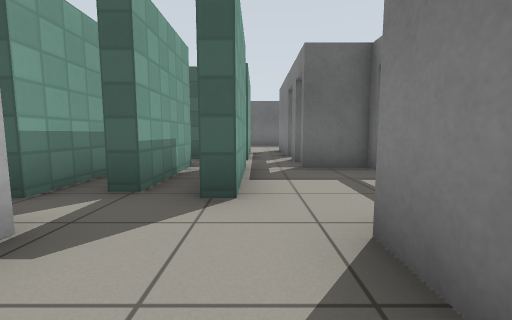
View 1 (above)

21 first-person views from a walk through a world built for the Gazebo simulator. The camera is 0.72 m above the floor, tilts 6° down and sees 90° across. The floor is counted in squares, 1 m on a side. Each view is taken from the middle of a square. On the plan, view 1 faces up. The plan holds only what a view shows up to about 9 squares ahead; the rest is blank. Simple patterns stand in for the simulator's built-in surfaces.

View 2
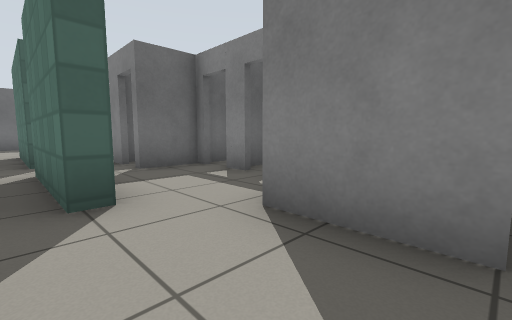

View 3
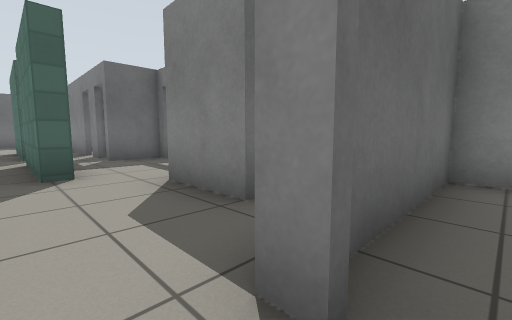

View 4
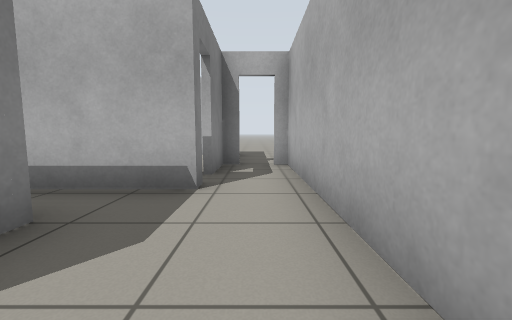

View 5
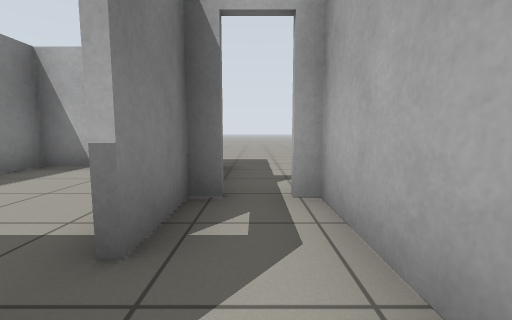

View 6
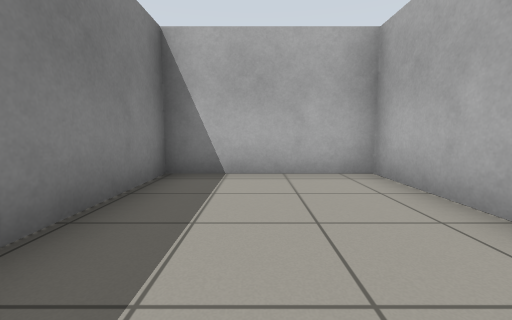

View 7
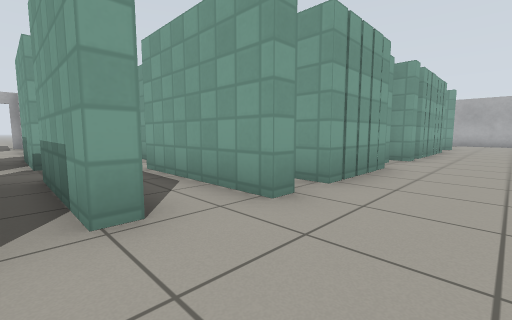

View 8
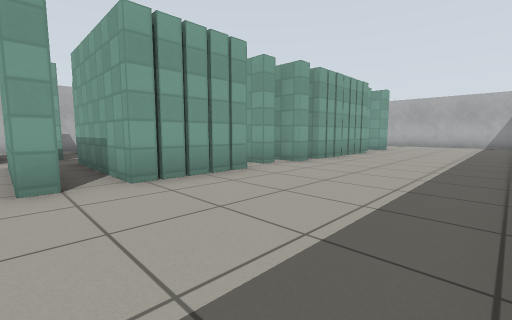

View 9
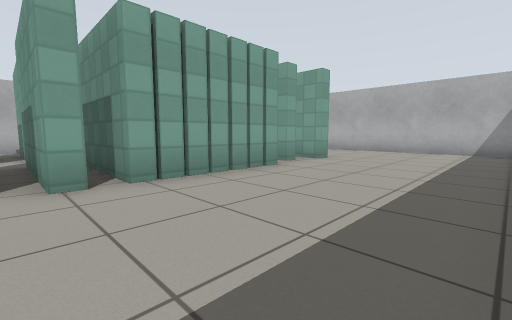

View 10
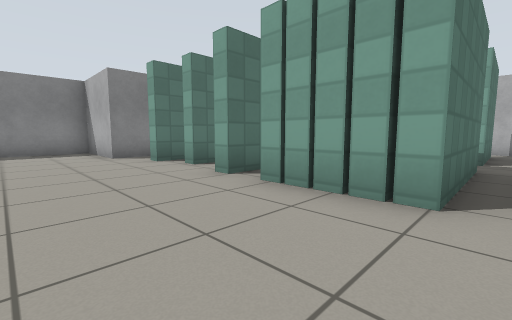

View 11
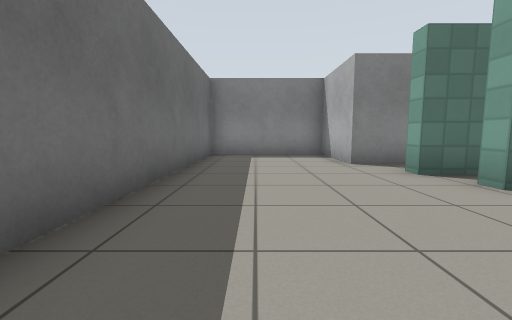

View 12
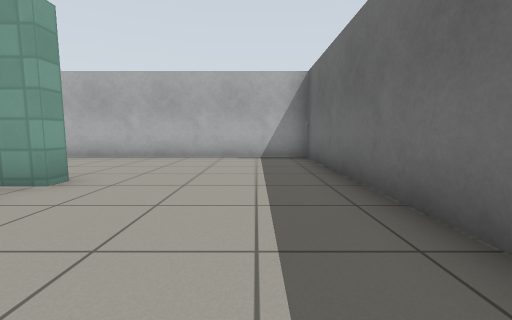

View 13
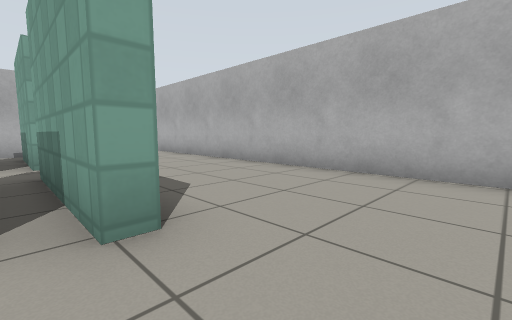

View 14
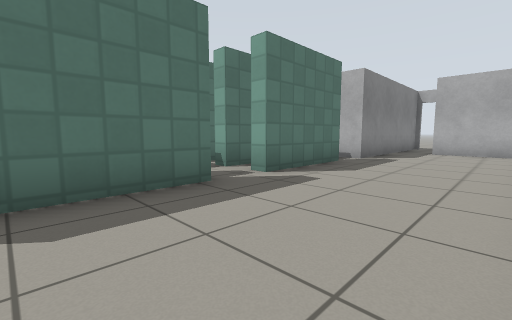

View 15
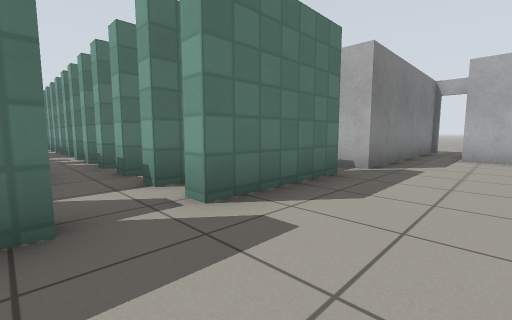

View 16
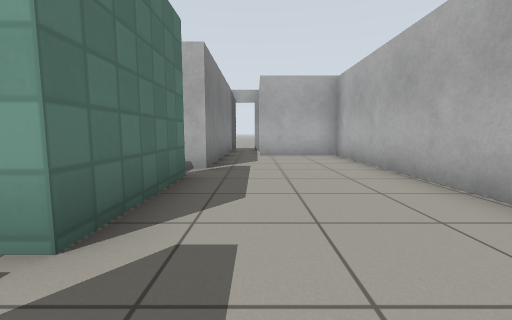

View 17
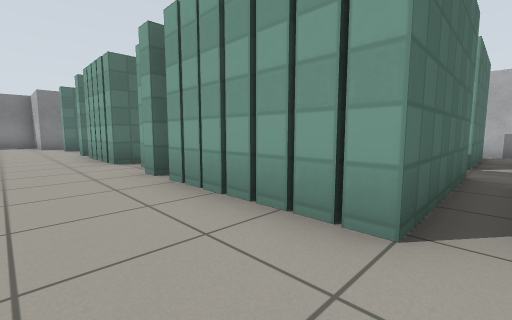

View 18
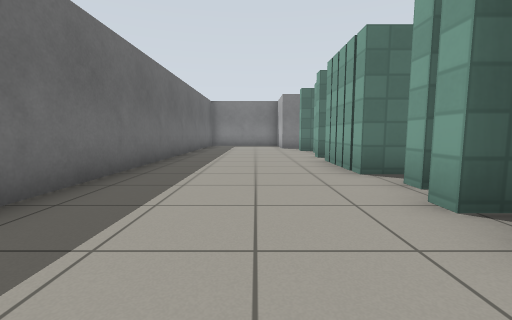

View 19
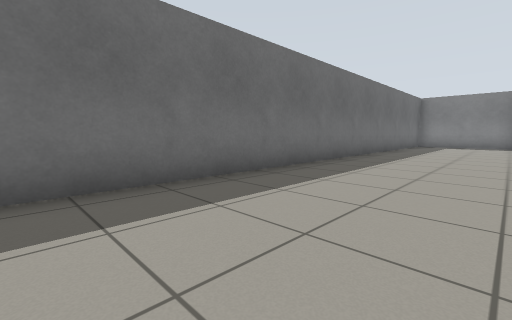

View 20
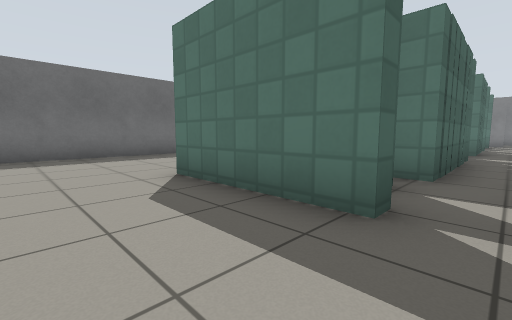

View 21
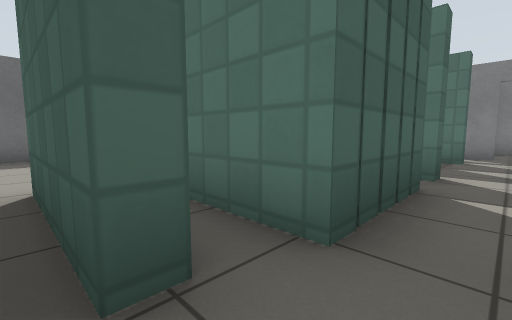

### Floor plan
Points are (right, up) in squares from view 1. A wall is a line through its corners. A room is listed if a view was taken in it or the views show most of it. See-through windows are left out.
Room 1 (views 1, 2, 3, 4, 5)
walls: (0.8, -0.1) (0.8, 1.7); (-1.7, 1.9) (-1.7, -3.9); (-0.2, -1.6) (-0.2, -1.2) (2, -1.2); (2.3, 3.5) (2.3, 4.2); (-0.1, 4.5) (-0.1, 2.8) (-0.6, 2.8) (-0.6, 5.6); (-2.6, 4.4) (-2.6, 2.8); (-0.2, -3.8) (-0.2, -2.4); (-1.4, 5.6) (-1.4, 3.1); (2.3, 5.3) (0.9, 5.3)
ways out: open door at (0, -2) to room 2; opening at (-1, 5) to room 6; open door at (-1, -4); gap at (1.5, 5)
Room 2 (view 6)
walls: (-0.1, -3.8) (-0.1, -6.5) (3.6, -6.5) (3.6, -1.4) (0.4, -1.4)
ways out: open door at (0, -2) to room 1
Room 3 (views 7, 8, 9, 10, 11, 12, 13, 14, 15, 16, 17, 18, 19, 20)
walls: (-8.8, 10.2) (-8.4, 10.2); (-7.8, 9.9) (-7.4, 9.9); (-12.5, 10.2) (-9.3, 10.2); (-6.6, 10.2) (-4.3, 10.2) (-4.3, 6.8) (-6.6, 6.8); (-13.8, 9.9) (-13.2, 9.9); (-14.4, 6.8) (-14.8, 6.8) (-14.8, 10.2) (-14.4, 10.2); (-6.6, 5.6) (-6.1, 5.6); (-3.5, 9.2) (-3.5, 10.2) (-3.1, 10.2); (-13.7, 4.8) (-13.7, 5.6); (-3.1, 6.8) (-3.5, 6.8); (-1.8, 9.9) (-1.4, 9.9); (-0.6, 10.2) (-0.1, 10.2); (-14.8, 2.6) (-14.8, 5.6) (-14.4, 5.6); (0.8, 10.8) (3.6, 10.8) (3.6, 14.5) (-18.6, 14.5) (-18.6, -1.2) (-16.1, -1.2); (-15, -2) (-15, 1.8)
ways out: opening at (-14.5, 6) to room 4; opening at (-13, 11) to room 4; opening at (-7, 11) to room 5; opening at (-5.5, 6) to room 5; opening at (-2.5, 6) to room 6; opening at (-1, 11) to room 6
Room 4 (view 21)
walls: (-11.4, 5.6) (-10.7, 5.6); (-13.7, 5.6) (-13.2, 5.6); (-10.1, 5.6) (-9.6, 5.6); (-14.4, 5.6) (-14.4, 2.7); (-9.2, 6.8) (-12.5, 6.8) (-12.5, 10.2); (-8.9, 5.6) (-8.4, 5.6); (-12.5, 2.8) (-12.5, 5.6) (-12, 5.6); (-8.4, 6.8) (-8.9, 6.8); (-7.9, 5.6) (-7.4, 5.6); (-14.4, 10.2) (-14.4, 6.8); (-7.2, 7.1) (-7.8, 7.1); (-15, 1.8) (-12.4, 1.8)
ways out: opening at (-14.5, 6) to room 3; opening at (-13, 11) to room 3; opening at (-8, 6) to room 5
Room 5 (no view inside)
walls: (-6.6, 6.8) (-6.6, 10.2); (-8.4, 5.2) (-8.4, 2.8); (-7.4, 9.9) (-7.4, 9.2); (-8.4, 10.2) (-8.4, 6.8); (-6.6, 2.8) (-6.6, 5.6); (-8.5, 1.8) (-6.5, 1.8)
ways out: opening at (-7, 11) to room 3; opening at (-5.5, 6) to room 3; opening at (-8, 6) to room 4
Room 6 (no view inside)
walls: (-0.1, 6.8) (-0.6, 6.8) (-0.6, 10.2); (0.8, 7.6) (0.8, 9); (-1.4, 9.9) (-1.4, 7); (0.8, 9.4) (0.8, 10.8); (0.8, 6.2) (0.8, 7)
ways out: opening at (-1, 5) to room 1; opening at (-2.5, 6) to room 3; opening at (-1, 11) to room 3

Where each view was taken, in squares from view 1:
view 1: 0 up, 0 right, facing up
view 2: 0 up, 1 left, facing up-right
view 3: 2 down, 1 left, facing up-right
view 4: 2 up, 1 left, facing down
view 5: 1 down, 1 left, facing down
view 6: 2 down, 2 right, facing down
view 7: 12 up, 1 left, facing down-left
view 8: 14 up, 3 left, facing down-left
view 9: 14 up, 8 left, facing down-left
view 10: 13 up, 7 left, facing down-right
view 11: 13 up, 5 left, facing right
view 12: 13 up, 11 left, facing left
view 13: 12 up, 14 left, facing down-left
view 14: 9 up, 18 left, facing down-right
view 15: 7 up, 17 left, facing down-right
view 16: 7 up, 16 left, facing down
view 17: 12 up, 13 left, facing down-right
view 18: 12 up, 11 left, facing right
view 19: 11 up, 12 left, facing up-right
view 20: 6 up, 17 left, facing up-right
view 21: 6 up, 8 left, facing up-right
